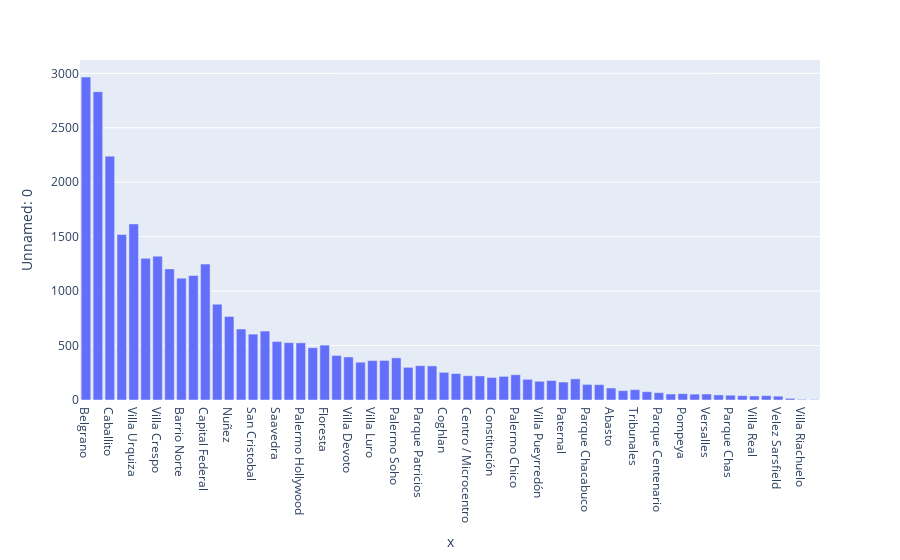

Notebook code for this chart:
### Code cell
fig = px.bar(group_capital, x=group_capital.index, y='Unnamed: 0')
fig.show()

### Figure 1 — Plotly figure (JSON) as saved in the notebook; plotly's stock layout.template omitted (floating-point values rounded to 4 significant figures)
{"data": [{"alignmentgroup": "True", "hovertemplate": "x=%{x}<br>Unnamed: 0=%{y}<extra></extra>", "legendgroup": "", "marker": {"color": "#636efa"}, "name": "", "offsetgroup": "", "orientation": "v", "showlegend": false, "textposition": "auto", "type": "bar", "x": ["Belgrano", "Palermo", "Caballito", "Recoleta", "Villa Urquiza", "Flores", "Villa Crespo", "San Telmo", "Barrio Norte", "Almagro", "Capital Federal", "Boedo", "Nuñez", "Balvanera", "San Cristobal", "Puerto Madero", "Saavedra", "Monserrat", "Palermo Hollywood", "Villa del Parque", "Floresta", "Barracas", "Villa Devoto", "Colegiales", "Villa Luro", "Mataderos", "Palermo Soho", "Congreso", "Parque Patricios", "Liniers", "Coghlan", "Retiro", "Centro / Microcentro", "Chacarita", "Constitución", "Boca", "Palermo Chico", "Villa Lugano", "Villa Pueyrredón", "San Nicolás", "Paternal", "Once", "Parque Chacabuco", "Las Cañitas", "Abasto", "Villa Ortuzar", "Tribunales", "Monte Castro", "Parque Centenario", "Villa Santa Rita", "Pompeya", "Parque Avellaneda", "Versalles", "Villa General Mitre", "Parque Chas", "Palermo Viejo", "Villa Real", "Agronomía", "Velez Sarsfield", "Villa Soldati", "Villa Riachuelo", "Catalinas"], "xaxis": "x", "y": [2966, 2831, 2239, 1520, 1617, 1301, 1321, 1204, 1119, 1143, 1248, 880, 767, 652, 605, 633, 537, 527, 525, 480, 504, 409, 395, 347, 362, 363, 387, 300, 315, 313, 254, 243, 223, 221, 207, 217, 232, 190, 172, 179, 165, 194, 143, 141, 110, 86, 95, 76, 67, 55, 58, 54, 55, 47, 44, 40, 37, 40, 35, 15, 6, 4], "yaxis": "y"}], "layout": {"autosize": true, "barmode": "relative", "legend": {"tracegroupgap": 0}, "margin": {"t": 60}, "xaxis": {"anchor": "y", "autorange": true, "domain": [0, 1], "range": [-0.5, 61.5], "title": {"text": "x"}, "type": "category"}, "yaxis": {"anchor": "x", "autorange": true, "domain": [0, 1], "range": [0, 3122.0], "title": {"text": "Unnamed: 0"}, "type": "linear"}}}
